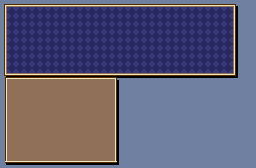

Rendered tile map (Tiled .tmx) drawn with the repository's tilesets; below, a short description and the full map source, tile grids included:
An orthogonal 32x21 tile map with 8x8 px tiles, 1 tile layer (Tile Layer 1).

<map version="1.9" tiledversion="1.9.1" orientation="orthogonal" renderorder="right-down" width="32" height="21" tilewidth="8" tileheight="8" infinite="0" nextlayerid="2" nextobjectid="1">
 <tileset firstgid="1" name="BobMenuTiles" tilewidth="8" tileheight="8" tilecount="128" columns="16">
  <image source="../../Image/Png/BobMenuTiles.png" width="128" height="64" />
 </tileset>
 <layer id="1" name="Tile Layer 1" width="32" height="21">
  <data encoding="csv">
43,41,41,41,41,41,41,41,41,41,41,41,41,41,41,41,41,41,41,41,41,41,41,41,41,41,41,41,41,70,1,1,
42,2,2,2,2,2,2,2,2,2,2,2,2,2,2,2,2,2,2,2,2,2,2,2,2,2,2,2,2,2147483714,1,1,
42,2,2,2,2,2,2,2,2,2,2,2,2,2,2,2,2,2,2,2,2,2,2,2,2,2,2,2,2,2147483714,1,1,
42,2,2,2,2,2,2,2,2,2,2,2,2,2,2,2,2,2,2,2,2,2,2,2,2,2,2,2,2,2147483714,1,1,
42,2,2,2,2,2,2,2,2,2,2,2,2,2,2,2,2,2,2,2,2,2,2,2,2,2,2,2,2,2147483714,1,1,
42,2,2,2,2,2,2,2,2,2,2,2,2,2,2,2,2,2,2,2,2,2,2,2,2,2,2,2,2,2147483714,1,1,
42,2,2,2,2,2,2,2,2,2,2,2,2,2,2,2,2,2,2,2,2,2,2,2,2,2,2,2,2,2147483714,1,1,
42,2,2,2,2,2,2,2,2,2,2,2,2,2,2,2,2,2,2,2,2,2,2,2,2,2,2,2,2,2147483714,1,1,
42,2,2,2,2,2,2,2,2,2,2,2,2,2,2,2,2,2,2,2,2,2,2,2,2,2,2,2,2,2147483714,1,1,
87,88,88,88,88,88,88,88,88,88,88,88,88,88,89,3221225537,3221225537,3221225537,3221225537,3221225537,3221225537,3221225537,3221225537,3221225537,3221225537,3221225537,3221225537,3221225537,3221225537,3221225539,1,1,
37,47,47,47,47,47,47,47,47,47,47,47,47,47,86,1,1,1,1,1,1,1,1,1,1,1,1,1,1,1,1,1,
37,47,47,47,47,47,47,47,47,47,47,47,47,47,86,1,1,1,1,1,1,1,1,1,1,1,1,1,1,1,1,1,
37,47,47,47,47,47,47,47,47,47,47,47,47,47,86,1,1,1,1,1,1,1,1,1,1,1,1,1,1,1,1,1,
37,47,47,47,47,47,47,47,47,47,47,47,47,47,86,1,1,1,1,1,1,1,1,1,1,1,1,1,1,1,1,1,
37,47,47,47,47,47,47,47,47,47,47,47,47,47,86,1,1,1,1,1,1,1,1,1,1,1,1,1,1,1,1,1,
37,47,47,47,47,47,47,47,47,47,47,47,47,47,86,1,1,1,1,1,1,1,1,1,1,1,1,1,1,1,1,1,
37,47,47,47,47,47,47,47,47,47,47,47,47,47,86,1,1,1,1,1,1,1,1,1,1,1,1,1,1,1,1,1,
37,47,47,47,47,47,47,47,47,47,47,47,47,47,86,1,1,1,1,1,1,1,1,1,1,1,1,1,1,1,1,1,
37,47,47,47,47,47,47,47,47,47,47,47,47,47,86,1,1,1,1,1,1,1,1,1,1,1,1,1,1,1,1,1,
37,47,47,47,47,47,47,47,47,47,47,47,47,47,86,1,1,1,1,1,1,1,1,1,1,1,1,1,1,1,1,1,
26,24,24,24,24,24,24,24,24,24,24,24,24,24,35,1,1,1,1,1,1,1,1,1,1,1,1,1,1,1,1,1
</data>
 </layer>
</map>
